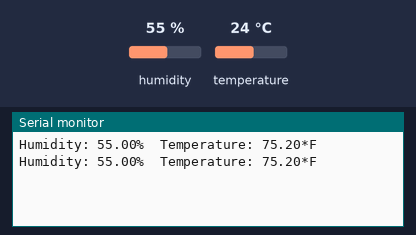
This sketch was run on a simulated Arduino Uno, built with avr-gcc and run on an emulated ATmega328P. Shown: the last lines printed to the serial monitor. Inputs (shaded band) come from the test bench; at power-on: humidity 55 %, temperature 24 °C.

Above: at 2.8 s.
2.9 s: humidity set to 22 %
At 4.7 s:
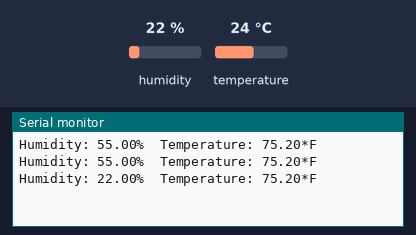
5.6 s: temperature set to 12 °C
At 7.1 s:
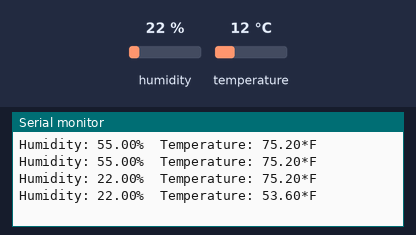
8.3 s: humidity set to 40 %
At 10.8 s:
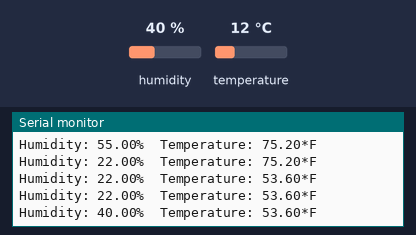
Timing chart, 0 to 12.3 s (numbered marks = the images above; inputs shaded):
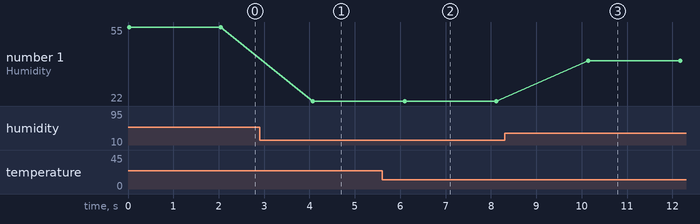

The sketch:

weatherStation1.ino
```cpp
//First Project from "Home Automation with the ESP8266"
//Serial Line Weather Station w/ DHT11 Module
//ESP8266-01

#include "DHT.h"

#define DHTPIN 0
#define DHTTYPE DHT11

DHT dht(DHTPIN, DHTTYPE, 15);

void setup() {
  Serial.begin(115200);

  dht.begin();
}

void loop() {
  float h = dht.readHumidity();
  float t = dht.readTemperature();

  float temp = (t*1.8) + 32;

  Serial.print("Humidity: ");
  Serial.print(h);
  Serial.print("%\t");
  Serial.print("Temperature: ");
  Serial.print(temp);
  Serial.println("*F ");

  delay(2000);

}
```

Measured:
- after the input at 2.9 s, the serial monitor: prints a new line after 1.2 s (image 1)
- after the input at 5.6 s, the serial monitor: prints a new line after 0.50 s (image 2)
- after the input at 8.3 s, the serial monitor: prints a new line after 1.8 s (image 3)
- plotted number 1: 55 → 22 after the input at 2.9 s, 22 → 40 after the input at 8.3 s
